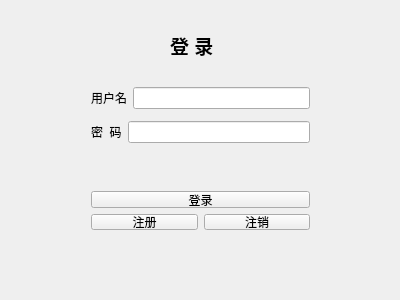
<?xml version="1.0" encoding="UTF-8"?>
<ui version="4.0">
 <class>TcpClient</class>
 <widget class="QWidget" name="TcpClient">
  <property name="geometry">
   <rect>
    <x>0</x>
    <y>0</y>
    <width>400</width>
    <height>300</height>
   </rect>
  </property>
  <property name="windowTitle">
   <string>TcpClient</string>
  </property>
  <widget class="QLabel" name="label_3">
   <property name="geometry">
    <rect>
     <x>170</x>
     <y>30</y>
     <width>61</width>
     <height>31</height>
    </rect>
   </property>
   <property name="text">
    <string>&lt;html&gt;&lt;head/&gt;&lt;body&gt;&lt;p&gt;&lt;span style=&quot; font-size:14pt; font-weight:600;&quot;&gt;登  录&lt;/span&gt;&lt;/p&gt;&lt;/body&gt;&lt;/html&gt;</string>
   </property>
   <property name="textFormat">
    <enum>Qt::RichText</enum>
   </property>
  </widget>
  <widget class="QWidget" name="">
   <property name="geometry">
    <rect>
     <x>80</x>
     <y>180</y>
     <width>241</width>
     <height>61</height>
    </rect>
   </property>
   <layout class="QVBoxLayout" name="verticalLayout">
    <item>
     <widget class="QPushButton" name="pushButton">
      <property name="text">
       <string>登录</string>
      </property>
     </widget>
    </item>
    <item>
     <layout class="QHBoxLayout" name="horizontalLayout">
      <item>
       <widget class="QPushButton" name="pushButton_2">
        <property name="text">
         <string>注册</string>
        </property>
       </widget>
      </item>
      <item>
       <widget class="QPushButton" name="pushButton_3">
        <property name="text">
         <string>注销</string>
        </property>
       </widget>
      </item>
     </layout>
    </item>
   </layout>
  </widget>
  <widget class="QWidget" name="">
   <property name="geometry">
    <rect>
     <x>80</x>
     <y>70</y>
     <width>241</width>
     <height>91</height>
    </rect>
   </property>
   <layout class="QVBoxLayout" name="verticalLayout_2">
    <item>
     <layout class="QHBoxLayout" name="horizontalLayout_3">
      <item>
       <widget class="QLabel" name="label">
        <property name="text">
         <string>用户名</string>
        </property>
       </widget>
      </item>
      <item>
       <widget class="QLineEdit" name="lineEdit"/>
      </item>
     </layout>
    </item>
    <item>
     <layout class="QHBoxLayout" name="horizontalLayout_2">
      <item>
       <widget class="QLabel" name="label_2">
        <property name="text">
         <string>密  码</string>
        </property>
       </widget>
      </item>
      <item>
       <widget class="QLineEdit" name="lineEdit_2">
        <property name="echoMode">
         <enum>QLineEdit::Password</enum>
        </property>
       </widget>
      </item>
     </layout>
    </item>
   </layout>
  </widget>
 </widget>
 <layoutdefault spacing="6" margin="11"/>
 <resources/>
 <connections/>
</ui>
